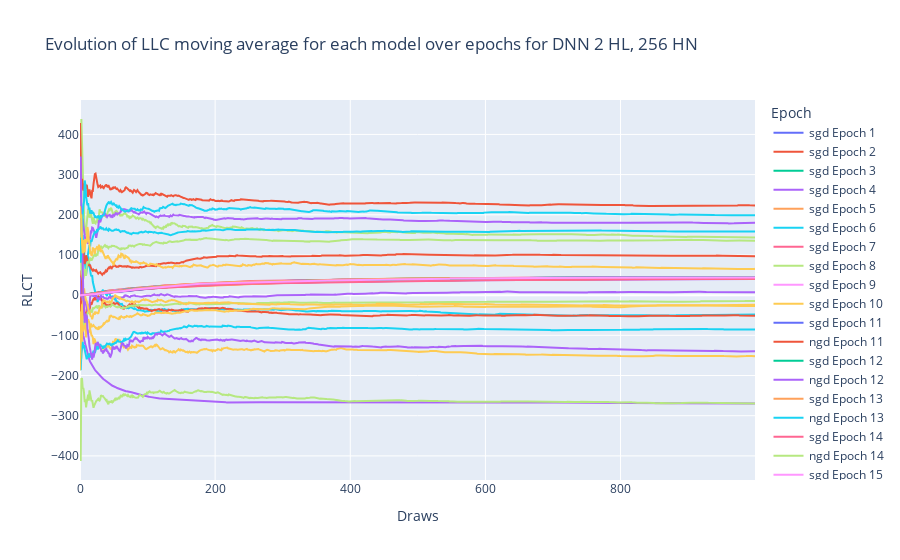

Notebook code cell kept with this figure:
### Code cell
# Check the LLC chains converged for each model

rlct_converge_plots = {}
for title in models.keys():
    rlct_converge_plot = go.Figure()
    for epoch in epochs:
        for optim in optimizers:
            if histories[title][optim][epoch] is not None:
                rlct_converge_plot.add_trace(go.Scatter(
                    y=histories[title][optim][epoch]["llc/moving_avg"][0],
                    name=f"{optim} Epoch {epoch}",
                ))
    rlct_converge_plot.update_layout(
        title=f"Evolution of LLC moving average for each model over epochs for {title}",
        xaxis_title="Draws",
        yaxis_title="RLCT",
        yaxis_type="linear",
        legend_title="Epoch"
    )
    rlct_converge_plots[title] = rlct_converge_plot
    rlct_converge_plot.show()

### Figure 1 — Plotly figure (JSON) as saved in the notebook; plotly's stock layout.template omitted (floating-point values rounded to 4 significant figures; data arrays with more than 128 entries replaced by an {"elided": "..."} marker saying what was removed)
{"data": [{"name": "sgd Epoch 1", "type": "scatter", "y": {"elided": "1000 float values"}}, {"name": "sgd Epoch 2", "type": "scatter", "y": {"elided": "1000 float values"}}, {"name": "sgd Epoch 3", "type": "scatter", "y": {"elided": "1000 float values"}}, {"name": "sgd Epoch 4", "type": "scatter", "y": {"elided": "1000 float values"}}, {"name": "sgd Epoch 5", "type": "scatter", "y": {"elided": "1000 float values"}}, {"name": "sgd Epoch 6", "type": "scatter", "y": {"elided": "1000 float values"}}, {"name": "sgd Epoch 7", "type": "scatter", "y": {"elided": "1000 float values"}}, {"name": "sgd Epoch 8", "type": "scatter", "y": {"elided": "1000 float values"}}, {"name": "sgd Epoch 9", "type": "scatter", "y": {"elided": "1000 float values"}}, {"name": "sgd Epoch 10", "type": "scatter", "y": {"elided": "1000 float values"}}, {"name": "sgd Epoch 11", "type": "scatter", "y": {"elided": "1000 float values"}}, {"name": "ngd Epoch 11", "type": "scatter", "y": {"elided": "1000 float values"}}, {"name": "sgd Epoch 12", "type": "scatter", "y": {"elided": "1000 float values"}}, {"name": "ngd Epoch 12", "type": "scatter", "y": {"elided": "1000 float values"}}, {"name": "sgd Epoch 13", "type": "scatter", "y": {"elided": "1000 float values"}}, {"name": "ngd Epoch 13", "type": "scatter", "y": {"elided": "1000 float values"}}, {"name": "sgd Epoch 14", "type": "scatter", "y": {"elided": "1000 float values"}}, {"name": "ngd Epoch 14", "type": "scatter", "y": {"elided": "1000 float values"}}, {"name": "sgd Epoch 15", "type": "scatter", "y": {"elided": "1000 float values"}}, {"name": "ngd Epoch 15", "type": "scatter", "y": {"elided": "1000 float values"}}, {"name": "sgd Epoch 16", "type": "scatter", "y": {"elided": "1000 float values"}}, {"name": "ngd Epoch 16", "type": "scatter", "y": {"elided": "1000 float values"}}, {"name": "sgd Epoch 17", "type": "scatter", "y": {"elided": "1000 float values"}}, {"name": "ngd Epoch 17", "type": "scatter", "y": {"elided": "1000 float values"}}, {"name": "sgd Epoch 18", "type": "scatter", "y": {"elided": "1000 float values"}}, {"name": "ngd Epoch 18", "type": "scatter", "y": {"elided": "1000 float values"}}, {"name": "sgd Epoch 19", "type": "scatter", "y": {"elided": "1000 float values"}}, {"name": "ngd Epoch 19", "type": "scatter", "y": {"elided": "1000 float values"}}, {"name": "sgd Epoch 20", "type": "scatter", "y": {"elided": "1000 float values"}}, {"name": "ngd Epoch 20", "type": "scatter", "y": {"elided": "1000 float values"}}, {"name": "sgd Epoch 21", "type": "scatter", "y": {"elided": "1000 float values"}}, {"name": "ngd Epoch 21", "type": "scatter", "y": {"elided": "1000 float values"}}, {"name": "sgd Epoch 22", "type": "scatter", "y": {"elided": "1000 float values"}}, {"name": "ngd Epoch 22", "type": "scatter", "y": {"elided": "1000 float values"}}, {"name": "sgd Epoch 23", "type": "scatter", "y": {"elided": "1000 float values"}}, {"name": "ngd Epoch 23", "type": "scatter", "y": {"elided": "1000 float values"}}, {"name": "sgd Epoch 24", "type": "scatter", "y": {"elided": "1000 float values"}}, {"name": "ngd Epoch 24", "type": "scatter", "y": {"elided": "1000 float values"}}, {"name": "sgd Epoch 25", "type": "scatter", "y": {"elided": "1000 float values"}}, {"name": "ngd Epoch 25", "type": "scatter", "y": {"elided": "1000 float values"}}, {"name": "sgd Epoch 26", "type": "scatter", "y": {"elided": "1000 float values"}}, {"name": "ngd Epoch 26", "type": "scatter", "y": {"elided": "1000 float values"}}, {"name": "sgd Epoch 27", "type": "scatter", "y": {"elided": "1000 float values"}}, {"name": "ngd Epoch 27", "type": "scatter", "y": {"elided": "1000 float values"}}, {"name": "sgd Epoch 28", "type": "scatter", "y": {"elided": "1000 float values"}}, {"name": "ngd Epoch 28", "type": "scatter", "y": {"elided": "1000 float values"}}, {"name": "sgd Epoch 29", "type": "scatter", "y": {"elided": "1000 float values"}}, {"name": "ngd Epoch 29", "type": "scatter", "y": {"elided": "1000 float values"}}, {"name": "sgd Epoch 30", "type": "scatter", "y": {"elided": "1000 float values"}}, {"name": "ngd Epoch 30", "type": "scatter", "y": {"elided": "1000 float values"}}], "layout": {"legend": {"title": {"text": "Epoch"}}, "title": {"text": "Evolution of LLC moving average for each model over epochs for DNN 2 HL, 256 HN"}, "xaxis": {"title": {"text": "Draws"}}, "yaxis": {"title": {"text": "RLCT"}, "type": "linear"}}}
